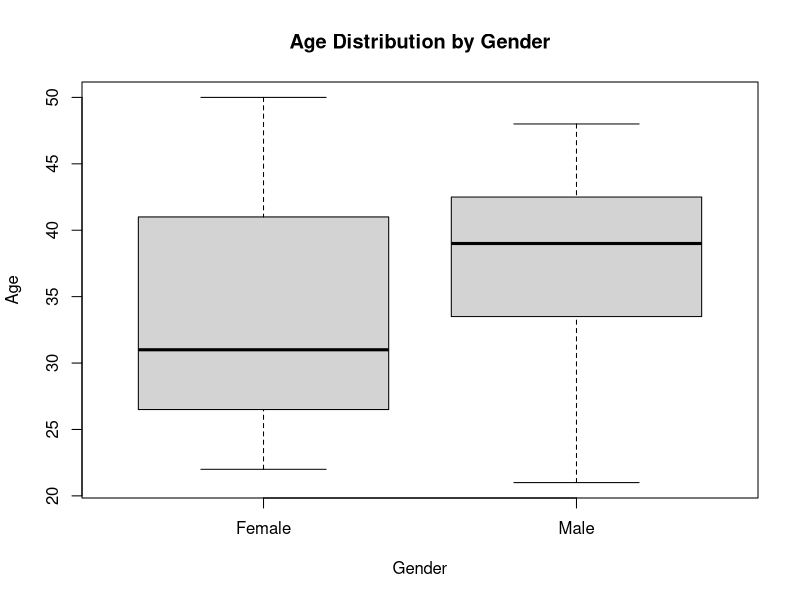
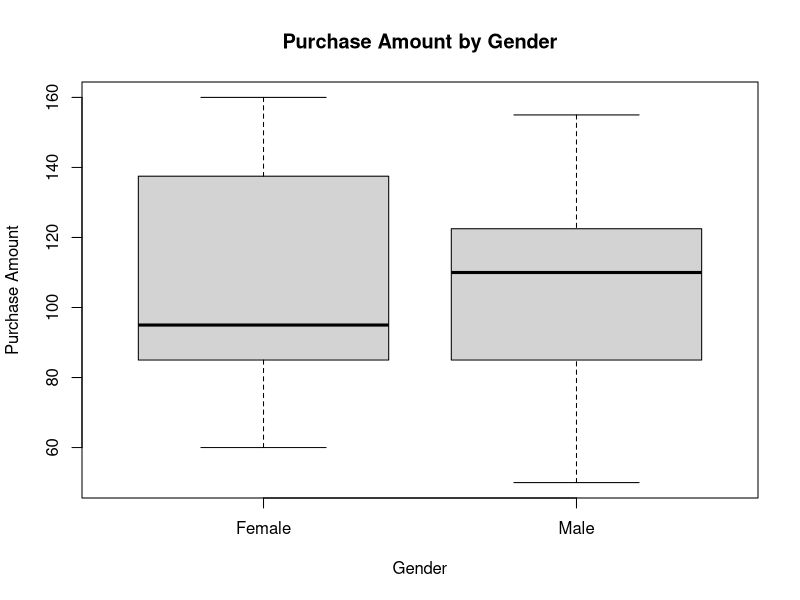
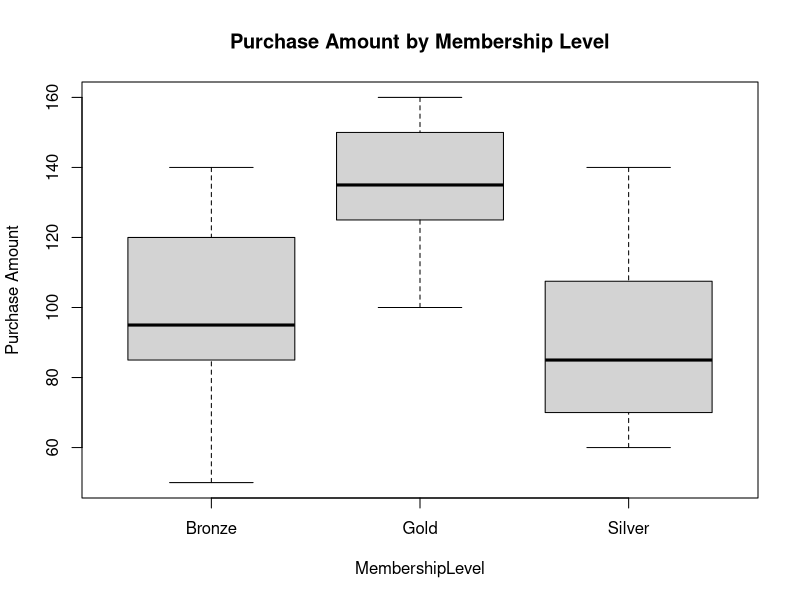
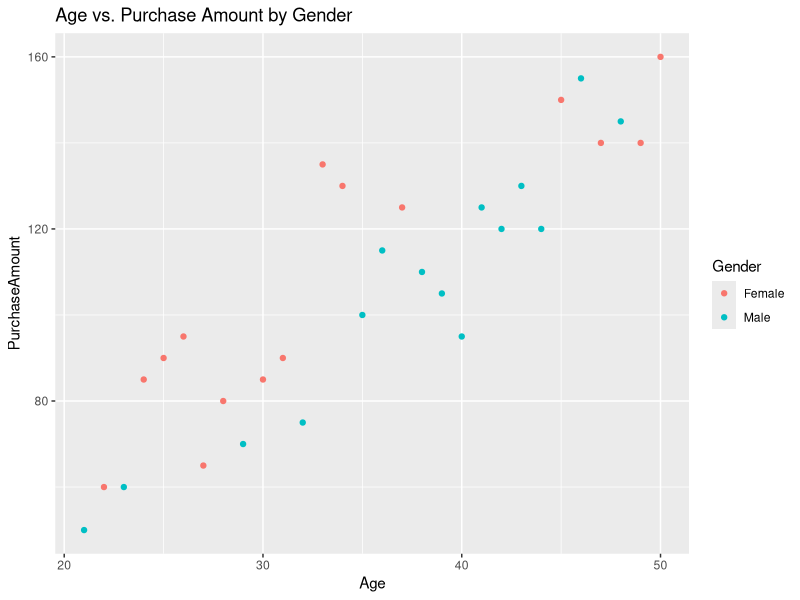
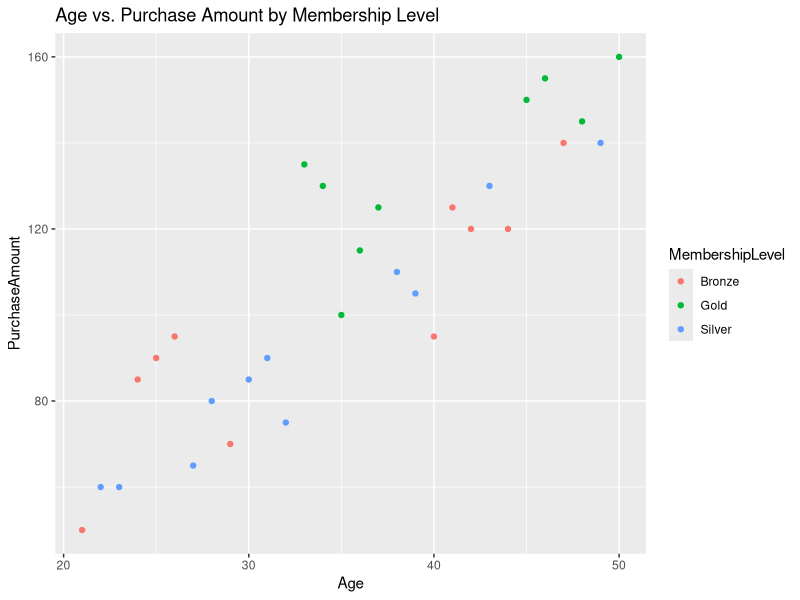
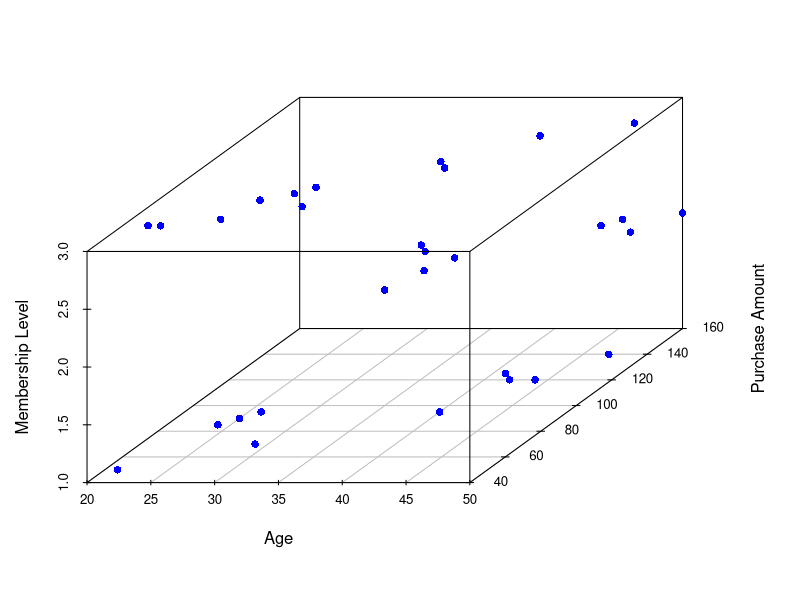
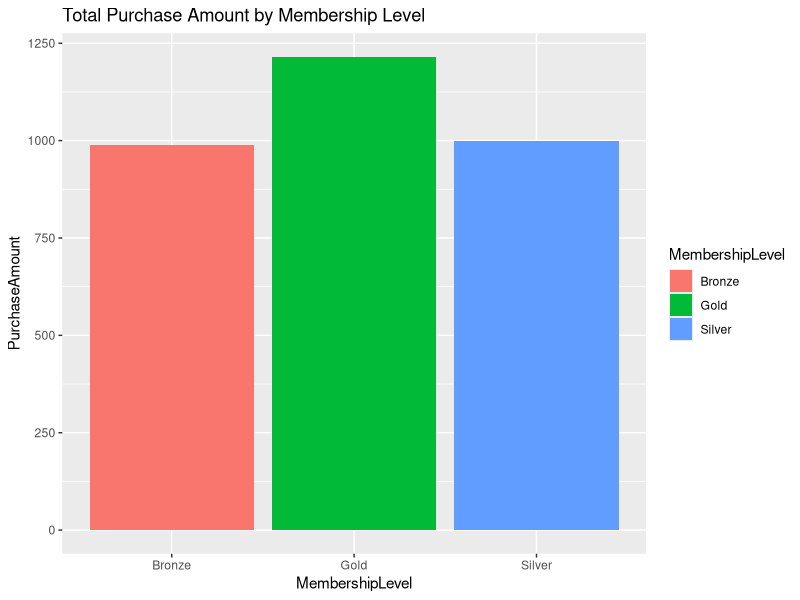
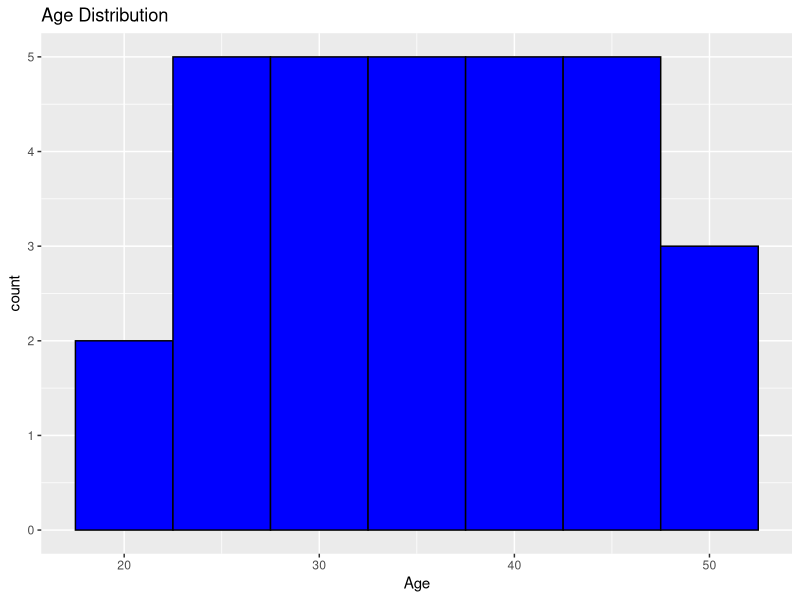

Here is the R script that generated these plots, in order:
# Load necessary libraries
library(ggplot2)
library(dplyr)
library(tidyr)
library(scatterplot3d)

# Define the data
data <- data.frame(
  CustomerID = 1:30,
  Age = c(35, 28, 42, 25, 38, 45, 23, 34, 40, 30, 29, 50, 32, 47, 36, 27, 41, 33, 39, 26, 48, 31, 44, 37, 43, 24, 46, 49, 21, 22),
  Gender = c('Male', 'Female', 'Male', 'Female', 'Male', 'Female', 'Male', 'Female', 'Male', 'Female', 'Male', 'Female', 'Male', 'Female', 'Male', 'Female', 'Male', 'Female', 'Male', 'Female', 'Male', 'Female', 'Male', 'Female', 'Male', 'Female', 'Male', 'Female', 'Male', 'Female'),
  PurchaseAmount = c(100, 80, 120, 90, 110, 150, 60, 130, 95, 85, 70, 160, 75, 140, 115, 65, 125, 135, 105, 95, 145, 90, 120, 125, 130, 85, 155, 140, 50, 60),
  MembershipLevel = c('Gold', 'Silver', 'Bronze', 'Bronze', 'Silver', 'Gold', 'Silver', 'Gold', 'Bronze', 'Silver', 'Bronze', 'Gold', 'Silver', 'Bronze', 'Gold', 'Silver', 'Bronze', 'Gold', 'Silver', 'Bronze', 'Gold', 'Silver', 'Bronze', 'Gold', 'Silver', 'Bronze', 'Gold', 'Silver', 'Bronze', 'Silver')
)
# Checking for missing values
sapply(data, function(x) sum(is.na(x)))

# Check data types
str(data)

# Convert MembershipLevel to factor
data$MembershipLevel <- as.factor(data$MembershipLevel)
# Summary statistics
summary(data)

# Group by Gender and Membership Level
grouped_data <- data %>%
  group_by(Gender, MembershipLevel) %>%
  summarise(AverageAge = mean(Age), TotalPurchase = sum(PurchaseAmount))
# Summary plots
boxplot(Age ~ Gender, data = data, main = "Age Distribution by Gender", ylab = "Age")
boxplot(PurchaseAmount ~ Gender, data = data, main = "Purchase Amount by Gender", ylab = "Purchase Amount")
boxplot(PurchaseAmount ~ MembershipLevel, data = data, main = "Purchase Amount by Membership Level", ylab = "Purchase Amount")
# Scatter plot of Age vs. Purchase Amount colored by Gender
ggplot(data, aes(x = Age, y = PurchaseAmount, color = Gender)) + 
  geom_point() + 
  labs(title = "Age vs. Purchase Amount by Gender")

# Scatter plot of Age vs. Purchase Amount colored by Membership Level
ggplot(data, aes(x = Age, y = PurchaseAmount, color = MembershipLevel)) + 
  geom_point() + 
  labs(title = "Age vs. Purchase Amount by Membership Level")

# 3D scatter plot using scatterplot3d
scatterplot3d(data$Age, data$PurchaseAmount, as.numeric(data$MembershipLevel),
              xlab = "Age", ylab = "Purchase Amount", zlab = "Membership Level",
              pch = 16, color = "blue")

# Bar plot of Purchase Amount by Membership Level
ggplot(data, aes(x = MembershipLevel, y = PurchaseAmount, fill = MembershipLevel)) + 
  geom_bar(stat = "identity") + 
  labs(title = "Total Purchase Amount by Membership Level")

# Histogram of Age
ggplot(data, aes(x = Age)) + 
  geom_histogram(binwidth = 5, fill = "blue", color = "black") + 
  labs(title = "Age Distribution")

# Boxplot of Purchase Amount by Membership Level
ggplot(data, aes(x = MembershipLevel, y = PurchaseAmount, fill = MembershipLevel)) + 
  geom_boxplot() + 
  labs(title = "Purchase Amount by Membership Level")

# Density plot of Age by Gender
ggplot(data, aes(x = Age, fill = Gender)) + 
  geom_density(alpha = 0.5) + 
  labs(title = "Age Density by Gender")

# Violin plot of Purchase Amount by Gender
ggplot(data, aes(x = Gender, y = PurchaseAmount, fill = Gender)) + 
  geom_violin() + 
  labs(title = "Purchase Amount Distribution by Gender")

# Scatter plot of Age vs. Purchase Amount colored by Membership Level with trend line
ggplot(data, aes(x = Age, y = PurchaseAmount, color = MembershipLevel)) + 
  geom_point() + 
  geom_smooth(method = "lm") + 
  labs(title = "Age vs. Purchase Amount by Membership Level with Trend Line")
# Generate more plots
plot_list <- list(
  ggplot(data, aes(x = Age, y = PurchaseAmount, color = Gender)) + geom_point(),
  ggplot(data, aes(x = Age, y = PurchaseAmount, color = MembershipLevel)) + geom_point(),
  ggplot(data, aes(x = MembershipLevel, y = PurchaseAmount, fill = MembershipLevel)) + geom_boxplot(),
  ggplot(data, aes(x = Gender, y = PurchaseAmount, fill = Gender)) + geom_boxplot(),
  ggplot(data, aes(x = Age, fill = Gender)) + geom_histogram(binwidth = 5),
  ggplot(data, aes(x = Age, fill = MembershipLevel)) + geom_histogram(binwidth = 5),
  ggplot(data, aes(x = MembershipLevel, y = PurchaseAmount, fill = MembershipLevel)) + geom_bar(stat = "identity"),
  ggplot(data, aes(x = Gender, y = PurchaseAmount, fill = Gender)) + geom_bar(stat = "identity"),
  ggplot(data, aes(x = Age, fill = Gender)) + geom_density(alpha = 0.5),
  ggplot(data, aes(x = Age, fill = MembershipLevel)) + geom_density(alpha = 0.5),
  ggplot(data, aes(x = Gender, y = PurchaseAmount, fill = Gender)) + geom_violin(),
  ggplot(data, aes(x = MembershipLevel, y = PurchaseAmount, fill = MembershipLevel)) + geom_violin(),
  ggplot(data, aes(x = Age, y = PurchaseAmount, color = MembershipLevel)) + geom_point() + geom_smooth(method = "lm"),
  ggplot(data, aes(x = Age, y = PurchaseAmount, color = Gender)) + geom_point() + geom_smooth(method = "lm")
)

# Print all plots
for (plot in plot_list) {
  print(plot)
}
